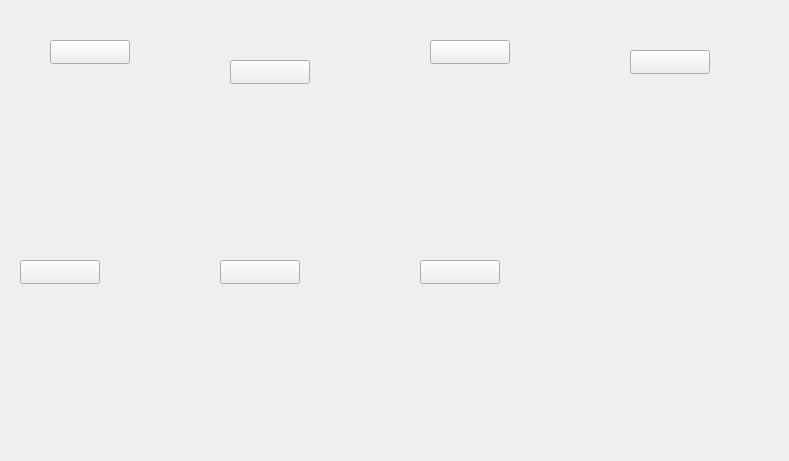
    <widget class="QWidget" name="Home">
     <widget class="QPushButton" name="Interfaces_Btn">
      <property name="geometry">
       <rect>
        <x>50</x>
        <y>40</y>
        <width>80</width>
        <height>24</height>
       </rect>
      </property>
      <property name="text">
       <string/>
      </property>
     </widget>
     <widget class="QPushButton" name="Display_Btn">
      <property name="geometry">
       <rect>
        <x>230</x>
        <y>60</y>
        <width>80</width>
        <height>24</height>
       </rect>
      </property>
      <property name="text">
       <string/>
      </property>
     </widget>
     <widget class="QPushButton" name="Electrical_Btn">
      <property name="geometry">
       <rect>
        <x>430</x>
        <y>40</y>
        <width>80</width>
        <height>24</height>
       </rect>
      </property>
      <property name="text">
       <string/>
      </property>
     </widget>
     <widget class="QPushButton" name="Demo_Btn">
      <property name="geometry">
       <rect>
        <x>630</x>
        <y>50</y>
        <width>80</width>
        <height>24</height>
       </rect>
      </property>
      <property name="text">
       <string/>
      </property>
     </widget>
     <widget class="QPushButton" name="Software_Btn">
      <property name="geometry">
       <rect>
        <x>220</x>
        <y>260</y>
        <width>80</width>
        <height>24</height>
       </rect>
      </property>
      <property name="text">
       <string/>
      </property>
     </widget>
     <widget class="QPushButton" name="MoreInfo_Btn">
      <property name="geometry">
       <rect>
        <x>420</x>
        <y>260</y>
        <width>80</width>
        <height>24</height>
       </rect>
      </property>
      <property name="text">
       <string/>
      </property>
     </widget>
     <widget class="QPushButton" name="Hardware_Btn">
      <property name="geometry">
       <rect>
        <x>20</x>
        <y>260</y>
        <width>80</width>
        <height>24</height>
       </rect>
      </property>
      <property name="text">
       <string/>
      </property>
     </widget>
     <widget class="QLabel" name="N_Logo">
      <property name="geometry">
       <rect>
        <x>740</x>
        <y>400</y>
        <width>40</width>
        <height>52</height>
       </rect>
      </property>
      <property name="text">
       <string/>
      </property>
      <property name="pixmap">
       <pixmap resource="Resources.qrc">:/Resources/Asset 8.png</pixmap>
      </property>
      <property name="scaledContents">
       <bool>true</bool>
      </property>
     </widget>
    </widget>
